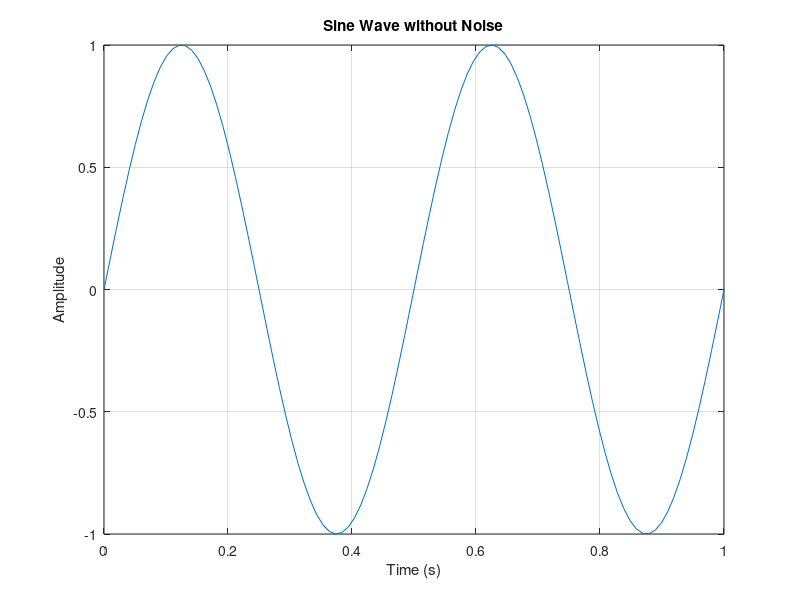
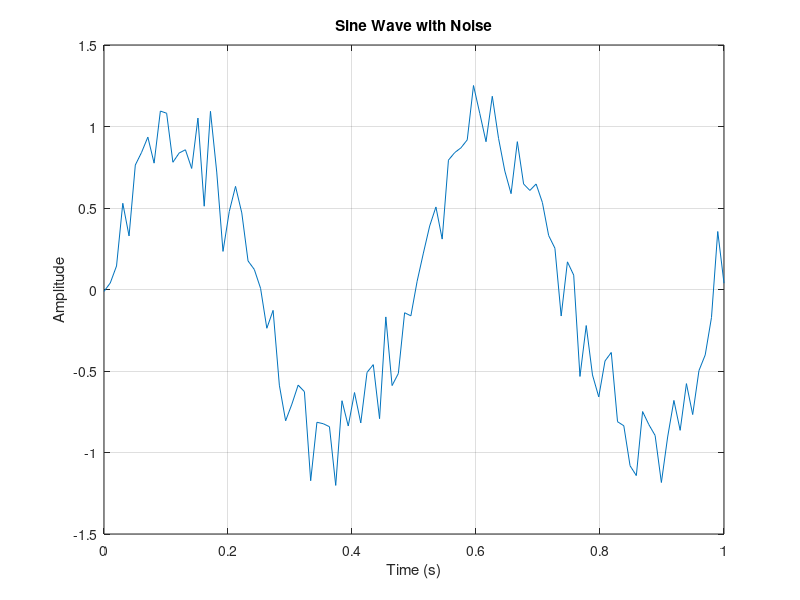
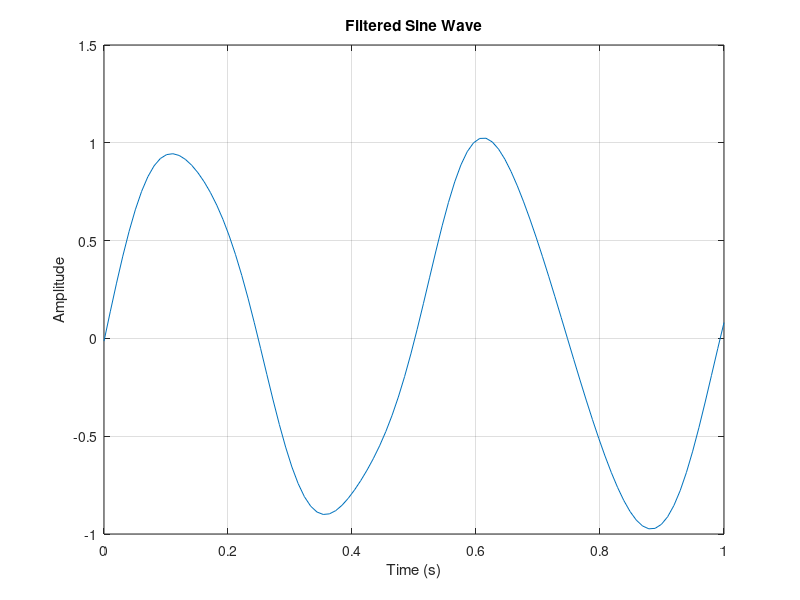
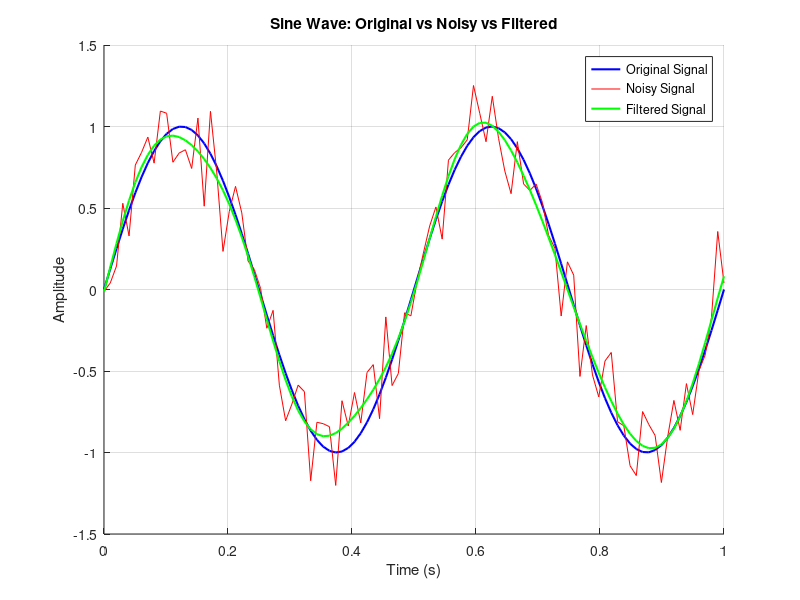

These charts were generated, in order, by the following MATLAB code:
% Reference:
% https://www.mathworks.com/matlabcentral/answers/456746-adding-noise-to-a-sine-wave-signal-and-filtering-that-noise
%% NO Noise
% Generate a sine wave signal without noise
frequency = 2; % Frequency of the sine wave (in Hz)
amplitude = 1; % Amplitude of the sine wave
sampling_rate = 100; % Number of samples per second
duration = 1; % Duration of the signal (in seconds)
t = linspace(0, duration, sampling_rate * duration);
signal = amplitude * sin(2 * pi * frequency * t);
% Plot the sine wave without noise
figure;
plot(t, signal);
xlabel('Time (s)');
ylabel('Amplitude');
title('Sine Wave without Noise');
grid on;

%% With Noise
% Generate random noise
noise_amplitude = 0.2; % Amplitude of the noise
noise = noise_amplitude * randn(size(t));
% Add noise to the signal
noisy_signal = signal + noise;
% Plot the sine wave with noise
figure;
plot(t, noisy_signal);
xlabel('Time (s)');
ylabel('Amplitude');
title('Sine Wave with Noise');
grid on;

%% Filter out Noise
% Apply low-pass filter to remove noise
cutoff_frequency = 6; % Cut-off frequency of the low-pass filter
normalized_cutoff = cutoff_frequency / (sampling_rate / 2);
[b, a] = butter(4, normalized_cutoff, 'low');
filtered_signal = filtfilt(b, a, noisy_signal);

% Plot the filtered signal
figure;
plot(t, filtered_signal);
xlabel('Time (s)');
ylabel('Amplitude');
title('Filtered Sine Wave');
grid on;

%% Plot ALL on same figure
figure;
hold on;
plot(t, signal, 'b', 'LineWidth', 1.5);
plot(t, noisy_signal, 'r');
plot(t, filtered_signal, 'g', 'LineWidth', 1.5);

xlabel('Time (s)');
ylabel('Amplitude');
title('Sine Wave: Original vs Noisy vs Filtered');
legend('Original Signal', 'Noisy Signal', 'Filtered Signal');
grid on;
